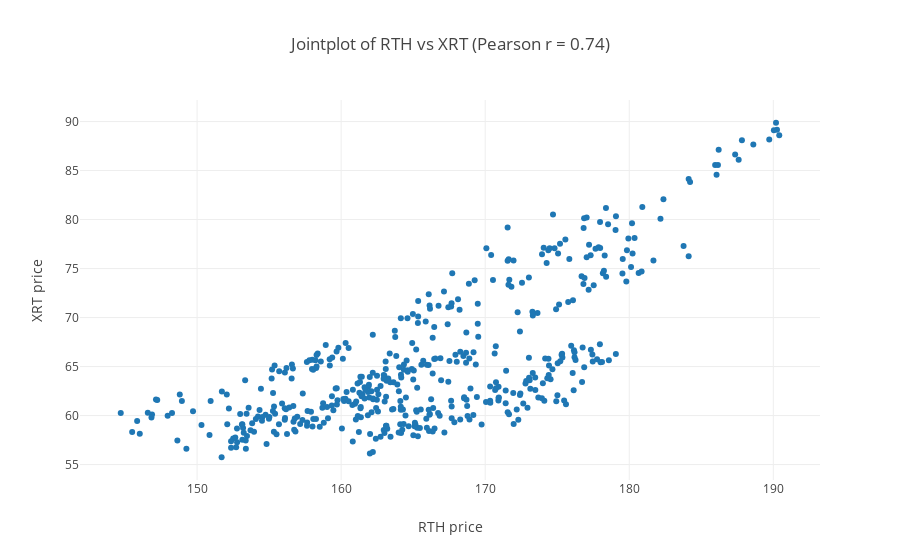

The code cell stored with this chart in its notebook:
### Code cell
corr = df_check_corr.corr().iloc[0, 1]
fig = go.Figure()
fig.add_trace(go.Scatter(x=ETF_data['RTH_adj_close'], y=ETF_data['XRT_adj_close'], mode='markers', name='scatter'))
fig.update_layout(
    template="none",
    autosize=True,
    title_text=f'Jointplot of RTH vs XRT (Pearson r = {corr:.2f})',
    xaxis_title='RTH price',
    yaxis_title='XRT price',
)
fig.show()

### Figure 1 — Plotly figure (JSON) as saved in the notebook; plotly's stock layout.template omitted (floating-point values rounded to 4 significant figures; data arrays with more than 128 entries replaced by an {"elided": "..."} marker saying what was removed)
{"data": [{"mode": "markers", "name": "scatter", "type": "scatter", "x": {"elided": "477 float values"}, "y": {"elided": "477 float values"}}], "layout": {"autosize": true, "title": {"text": "Jointplot of RTH vs XRT (Pearson r = 0.74)"}, "xaxis": {"title": {"text": "RTH price"}}, "yaxis": {"title": {"text": "XRT price"}}}}
